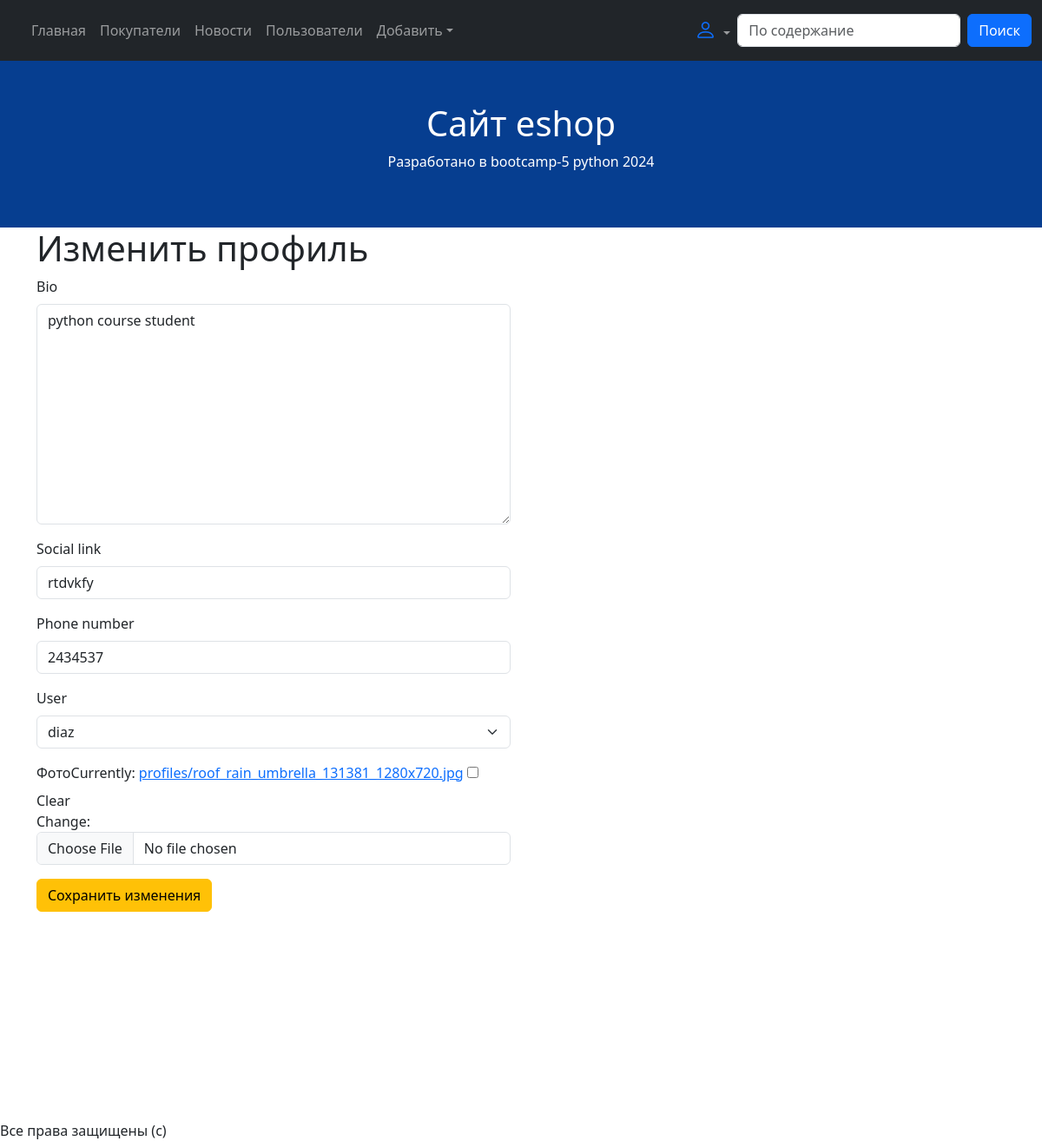
Page /profile-update/1/ on the earlier database version.
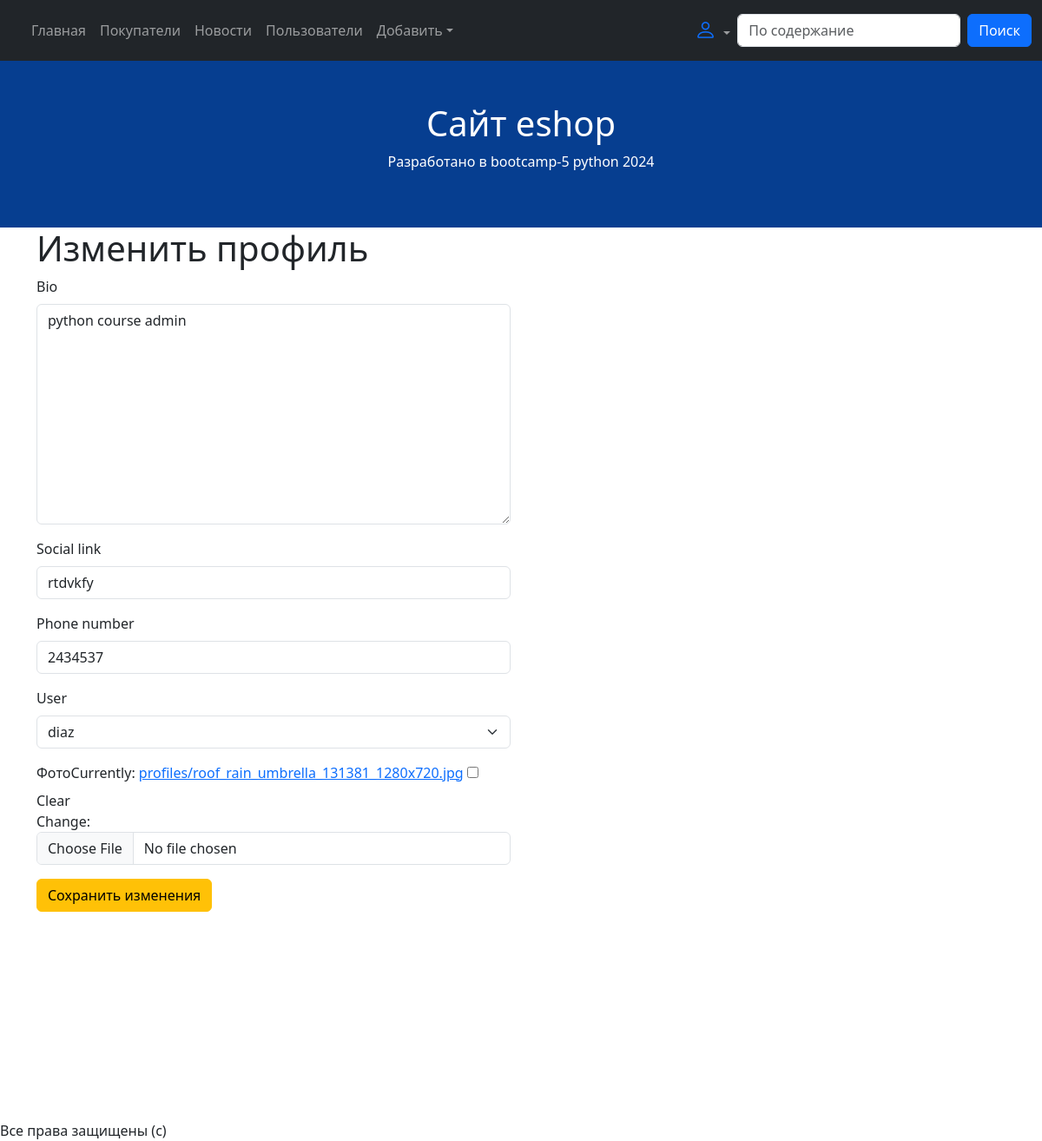
Same page on the later database version.
### core/models.py (models this page shows)
class Profile(models.Model):
    bio = models.TextField(null=True, blank=True)
    social_link = models.CharField(max_length=100)
    phone_number = models.CharField(max_length=100)
    user = models.OneToOneField(
        to=User,
        on_delete=models.SET_NULL,
        null=True, blank=True
    )
    photo = models.ImageField(
        verbose_name="фото",
        upload_to="profiles/",
        null=True, blank=True
    )

### core/views.py (the view, shortened to what this page needs)
# urls.py: path('profile-update/<int:id>/', profile_update, name='profile-update'),
def profile_update(request, id):
    context = {}
    profile_object = Profile.objects.get(id=id)
    context["form"] = ProfileForm(instance=profile_object)
    if request.method == "GET":
        return render(request, "profile/update.html", context)

### core/forms.py
class ProfileForm(forms.ModelForm):
    class Meta:
        model = Profile
        fields = '__all__'

### core/templates/profile/update.html (shortened to what this page needs)
{% extends 'base.html' %}
{% load django_bootstrap5 %}
{% block content %}
    <h1>Изменить профиль</h1>
    <div class="row">
        <div class="col-lg-6">
            <form method="POST" enctype="multipart/form-data">
                {% bootstrap_form form %}
                <button class="btn btn-warning">Сохранить изменения</button>
            </form>
        </div>
    </div>
{% endblock %}

Differences in the rows shown:
changed Profile "rtdvkfy": bio "python course student" → "python course admin"
